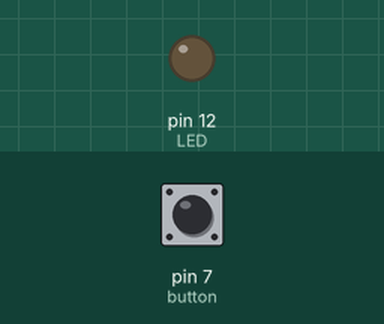
Recording of a sketch running on a simulated Arduino Uno, built with avr-gcc and run on an emulated ATmega328P. On the bench: output pins drawn as LEDs (lit = HIGH). The test bench sets the inputs (shaded band); at power-on: pin 7 (button) LOW.

Above: at 1.2 s.
1.3 s: pin 7 (button) pulled HIGH for 0.15 s
At 1.37 s:
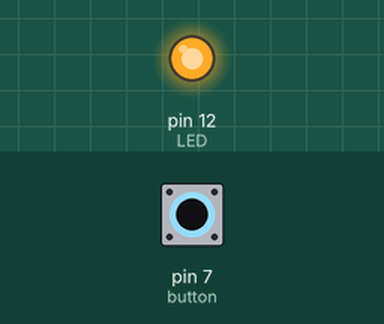
2.9 s: pin 7 (button) pulled HIGH for 3.2 s
At 6.4 s:
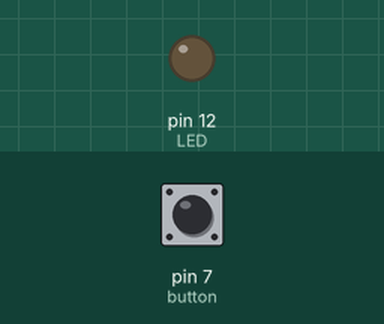
Timing chart, 0 to 7.9 s (numbered marks = the images above; inputs shaded):
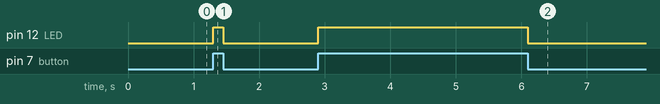

Measured:
- after the input at 1.3 s, pin 12 (LED): LOW → HIGH at once, → LOW 0.15 s later
- after the input at 2.9 s, pin 12 (LED): LOW → HIGH at once, → LOW 3.2 s later

The sketch:

LED_with_Button.ino
```cpp
// code for turning on or off a led with button
#define button 7
#define LED 12
void setup() {
  pinMode(button, INPUT);  // button as input
  pinMode(LED, OUTPUT);    // LED as output
}

void loop() {
  if (digitalRead(button) == HIGH){ //when button is pressed
    digitalWrite(LED, HIGH);
  }
  else
    digitalWrite(LED, LOW); //when button is released
}
```
